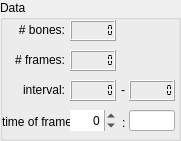
  <widget class="QGroupBox" name="animationData">
   <property name="geometry">
    <rect>
     <x>10</x>
     <y>1770</y>
     <width>181</width>
     <height>141</height>
    </rect>
   </property>
   <property name="title">
    <string>Data</string>
   </property>
   <widget class="QLCDNumber" name="boxAniMinFrame">
    <property name="geometry">
     <rect>
      <x>70</x>
      <y>80</y>
      <width>46</width>
      <height>21</height>
     </rect>
    </property>
    <property name="statusTip">
     <string>First frame of the animation.</string>
    </property>
    <property name="digitCount">
     <number>7</number>
    </property>
    <property name="segmentStyle">
     <enum>QLCDNumber::Flat</enum>
    </property>
   </widget>
   <widget class="QLCDNumber" name="boxAniNBones">
    <property name="geometry">
     <rect>
      <x>70</x>
      <y>20</y>
      <width>46</width>
      <height>21</height>
     </rect>
    </property>
    <property name="statusTip">
     <string>Number of bones this animation is made for.</string>
    </property>
    <property name="digitCount">
     <number>7</number>
    </property>
    <property name="segmentStyle">
     <enum>QLCDNumber::Flat</enum>
    </property>
   </widget>
   <widget class="QLCDNumber" name="boxAniNFrames">
    <property name="geometry">
     <rect>
      <x>70</x>
      <y>50</y>
      <width>46</width>
      <height>21</height>
     </rect>
    </property>
    <property name="statusTip">
     <string>Number of frames in this animation.</string>
    </property>
    <property name="digitCount">
     <number>7</number>
    </property>
    <property name="segmentStyle">
     <enum>QLCDNumber::Flat</enum>
    </property>
   </widget>
   <widget class="QLCDNumber" name="boxAniMaxFrame">
    <property name="geometry">
     <rect>
      <x>129</x>
      <y>80</y>
      <width>46</width>
      <height>21</height>
     </rect>
    </property>
    <property name="statusTip">
     <string>Last frame of the animation.</string>
    </property>
    <property name="digitCount">
     <number>7</number>
    </property>
    <property name="segmentStyle">
     <enum>QLCDNumber::Flat</enum>
    </property>
   </widget>
   <widget class="QLabel" name="label_14">
    <property name="geometry">
     <rect>
      <x>14</x>
      <y>20</y>
      <width>51</width>
      <height>20</height>
     </rect>
    </property>
    <property name="text">
     <string># bones:</string>
    </property>
    <property name="alignment">
     <set>Qt::AlignRight|Qt::AlignTrailing|Qt::AlignVCenter</set>
    </property>
   </widget>
   <widget class="QLabel" name="label_15">
    <property name="geometry">
     <rect>
      <x>14</x>
      <y>50</y>
      <width>51</width>
      <height>20</height>
     </rect>
    </property>
    <property name="text">
     <string># frames:</string>
    </property>
    <property name="alignment">
     <set>Qt::AlignRight|Qt::AlignTrailing|Qt::AlignVCenter</set>
    </property>
   </widget>
   <widget class="QLabel" name="label_16">
    <property name="geometry">
     <rect>
      <x>14</x>
      <y>80</y>
      <width>51</width>
      <height>20</height>
     </rect>
    </property>
    <property name="text">
     <string>interval:</string>
    </property>
    <property name="alignment">
     <set>Qt::AlignRight|Qt::AlignTrailing|Qt::AlignVCenter</set>
    </property>
   </widget>
   <widget class="QLabel" name="label_17">
    <property name="geometry">
     <rect>
      <x>113</x>
      <y>80</y>
      <width>20</width>
      <height>20</height>
     </rect>
    </property>
    <property name="text">
     <string>-</string>
    </property>
    <property name="alignment">
     <set>Qt::AlignCenter</set>
    </property>
   </widget>
   <widget class="QWidget" name="meshDataAni_2" native="true">
    <property name="geometry">
     <rect>
      <x>0</x>
      <y>103</y>
      <width>181</width>
      <height>41</height>
     </rect>
    </property>
    <widget class="QLabel" name="label_12">
     <property name="geometry">
      <rect>
       <x>2</x>
       <y>11</y>
       <width>71</width>
       <height>16</height>
      </rect>
     </property>
     <property name="text">
      <string>time of frame</string>
     </property>
    </widget>
    <widget class="QSpinBox" name="frameNumberAni">
     <property name="geometry">
      <rect>
       <x>70</x>
       <y>7</y>
       <width>46</width>
       <height>21</height>
      </rect>
     </property>
     <property name="statusTip">
      <string>Frame number (1 = first)</string>
     </property>
     <property name="wrapping">
      <bool>true</bool>
     </property>
     <property name="frame">
      <bool>false</bool>
     </property>
     <property name="alignment">
      <set>Qt::AlignRight|Qt::AlignTrailing|Qt::AlignVCenter</set>
     </property>
     <property name="suffix">
      <string/>
     </property>
     <property name="prefix">
      <string/>
     </property>
    </widget>
    <widget class="QLineEdit" name="timeOfFrameAni">
     <property name="geometry">
      <rect>
       <x>129</x>
       <y>7</y>
       <width>46</width>
       <height>21</height>
      </rect>
     </property>
     <property name="toolTip">
      <string extracomment="flags"/>
     </property>
     <property name="statusTip">
      <string>Time of this frame (must always be increasing)</string>
     </property>
     <property name="text">
      <string/>
     </property>
     <property name="readOnly">
      <bool>false</bool>
     </property>
    </widget>
    <widget class="QLabel" name="label_13">
     <property name="geometry">
      <rect>
       <x>122</x>
       <y>10</y>
       <width>20</width>
       <height>20</height>
      </rect>
     </property>
     <property name="text">
      <string>:</string>
     </property>
    </widget>
   </widget>
  </widget>
